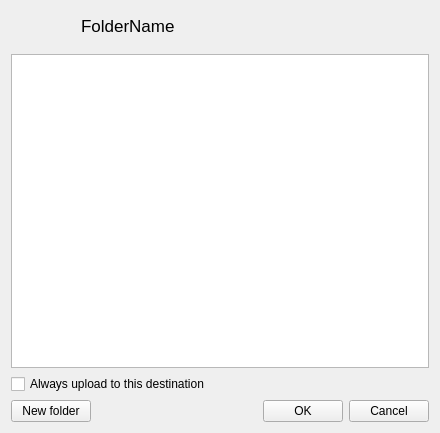
<?xml version="1.0" encoding="UTF-8"?>
<ui version="4.0">
 <class>NodeSelectorTreeViewWidget</class>
 <widget class="QWidget" name="NodeSelectorTreeViewWidget">
  <property name="geometry">
   <rect>
    <x>0</x>
    <y>0</y>
    <width>440</width>
    <height>433</height>
   </rect>
  </property>
  <property name="windowTitle">
   <string>Form</string>
  </property>
  <layout class="QVBoxLayout" name="verticalLayout">
   <item>
    <layout class="QHBoxLayout" name="horizontalLayout_3">
     <property name="spacing">
      <number>0</number>
     </property>
     <property name="topMargin">
      <number>5</number>
     </property>
     <property name="bottomMargin">
      <number>12</number>
     </property>
     <item alignment="Qt::AlignVCenter">
      <widget class="QPushButton" name="bBack">
       <property name="maximumSize">
        <size>
         <width>30</width>
         <height>16777215</height>
        </size>
       </property>
       <property name="styleSheet">
        <string notr="true">QPushButton {
    border: none;
    background-color: transparent;
    padding: 0px;
}
</string>
       </property>
       <property name="text">
        <string/>
       </property>
       <property name="icon">
        <iconset resource="../Resources_macx.qrc">
         <normaloff>:/images/node_selector/arrow-left-ico.png</normaloff>
         <disabledoff>:/images/node_selector/arrow-left-disabled-ico.png</disabledoff>:/images/node_selector/arrow-left-ico.png</iconset>
       </property>
       <property name="iconSize">
        <size>
         <width>16</width>
         <height>16</height>
        </size>
       </property>
      </widget>
     </item>
     <item alignment="Qt::AlignVCenter">
      <widget class="QPushButton" name="bForward">
       <property name="maximumSize">
        <size>
         <width>30</width>
         <height>16777215</height>
        </size>
       </property>
       <property name="styleSheet">
        <string notr="true">QPushButton {
    border: none;
    background-color: transparent;
    padding: 0px;
}</string>
       </property>
       <property name="text">
        <string/>
       </property>
       <property name="icon">
        <iconset resource="../Resources_macx.qrc">
         <normaloff>:/images/node_selector/arrow-right-ico.png</normaloff>
         <disabledoff>:/images/node_selector/arrow-right-disabled-ico.png</disabledoff>:/images/node_selector/arrow-right-ico.png</iconset>
       </property>
       <property name="iconSize">
        <size>
         <width>16</width>
         <height>16</height>
        </size>
       </property>
      </widget>
     </item>
     <item>
      <spacer name="horizontalSpacer_5">
       <property name="orientation">
        <enum>Qt::Horizontal</enum>
       </property>
       <property name="sizeType">
        <enum>QSizePolicy::Fixed</enum>
       </property>
       <property name="sizeHint" stdset="0">
        <size>
         <width>10</width>
         <height>20</height>
        </size>
       </property>
      </spacer>
     </item>
     <item alignment="Qt::AlignHCenter|Qt::AlignVCenter">
      <widget class="QLabel" name="lFolderName">
       <property name="font">
        <font>
         <pointsize>-1</pointsize>
         <bold>false</bold>
         <strikeout>false</strikeout>
         <kerning>false</kerning>
        </font>
       </property>
       <property name="styleSheet">
        <string notr="true">QLabel{
font-size:17px;
}</string>
       </property>
       <property name="text">
        <string notr="true">FolderName</string>
       </property>
      </widget>
     </item>
     <item>
      <spacer name="syncSpacer">
       <property name="orientation">
        <enum>Qt::Horizontal</enum>
       </property>
       <property name="sizeType">
        <enum>QSizePolicy::Fixed</enum>
       </property>
       <property name="sizeHint" stdset="0">
        <size>
         <width>10</width>
         <height>20</height>
        </size>
       </property>
      </spacer>
     </item>
     <item>
      <widget class="QLabel" name="lIcon">
       <property name="minimumSize">
        <size>
         <width>0</width>
         <height>0</height>
        </size>
       </property>
       <property name="maximumSize">
        <size>
         <width>16777215</width>
         <height>16777215</height>
        </size>
       </property>
       <property name="text">
        <string/>
       </property>
       <property name="alignment">
        <set>Qt::AlignCenter</set>
       </property>
       <property name="margin">
        <number>0</number>
       </property>
       <property name="indent">
        <number>-1</number>
       </property>
      </widget>
     </item>
     <item>
      <spacer name="avatarSpacer">
       <property name="orientation">
        <enum>Qt::Horizontal</enum>
       </property>
       <property name="sizeType">
        <enum>QSizePolicy::Fixed</enum>
       </property>
       <property name="sizeHint" stdset="0">
        <size>
         <width>10</width>
         <height>20</height>
        </size>
       </property>
      </spacer>
     </item>
     <item>
      <widget class="QLabel" name="lOwnerIcon">
       <property name="minimumSize">
        <size>
         <width>0</width>
         <height>0</height>
        </size>
       </property>
       <property name="text">
        <string/>
       </property>
       <property name="alignment">
        <set>Qt::AlignCenter</set>
       </property>
       <property name="margin">
        <number>0</number>
       </property>
       <property name="indent">
        <number>-1</number>
       </property>
      </widget>
     </item>
     <item>
      <spacer name="horizontalSpacer_4">
       <property name="orientation">
        <enum>Qt::Horizontal</enum>
       </property>
       <property name="sizeHint" stdset="0">
        <size>
         <width>40</width>
         <height>20</height>
        </size>
       </property>
      </spacer>
     </item>
    </layout>
   </item>
   <item>
    <widget class="MegaItemTreeView" name="tMegaFolders">
     <property name="font">
      <font>
       <pointsize>-1</pointsize>
      </font>
     </property>
     <property name="focusPolicy">
      <enum>Qt::StrongFocus</enum>
     </property>
     <property name="styleSheet">
      <string notr="true">QTreeView {
    show-decoration-selected: 1;
	selection-background-color: #3393df;
	 font-size: 12px;
 	qproperty-indentation: 18; 
	outline:0;
}

QTreeView::item:disabled
{
	background-color:transparent;
}

QTreeView::item:hover {
   background-color:transparent;
}

QTreeView::branch:hover {
background-color:transparent;
}

QTreeView::branch:selected {
background-color: #3393df;
}

QTreeView::item:selected {
    border: transparent;
	 color: white;
    background-color: #3393df;
}

QTreeView::branch:selected:closed:has-children:adjoins-item {
    border-image: none;
	image:url(://images/node_selector/Icon-Small-Arrow-Left-hover.png) ;
}

QTreeView::branch:selected:open:has-children:adjoins-item {
    border-image: none;
    image: url(://images/node_selector/Icon-Small-Arrow-Down-hover.png) ;
}

QTreeView::branch:!selected:closed:has-children:adjoins-item {
    border-image: none;
    image: url(://images/node_selector/Icon-Small-Arrow-Left.png) ;
}

QTreeView::branch:!selected:open:has-children:adjoins-item {
    border-image: none;
    image: url(://images/node_selector/Icon-Small-Arrow-Down.png) ;
}

QHeaderView
{
background: #FFFFFF;
font-size: 12px;
color:#576879;
padding-top: 2px;
}

QHeaderView::section {
background: #FFFFFF;
border-left:1px solid #dadada;			
border-top:0 px;
border-bottom:0px;					 					 				 					 	
border-right:0px;
padding-left:3px;
}


QHeaderView::section::first
{
padding-left: 0px;
border-left:0px;		
}

QHeaderView::down-arrow { 
width: 4px; height:6px;
subcontrol-position: right;
top:-2px;
left:0px;
padding-right:10px;
} 

QHeaderView::up-arrow {
width: 4px; height:6px;
subcontrol-position: right;
top:-2px;
left:0px;
padding-right:10px;
} 




</string>
     </property>
     <property name="frameShape">
      <enum>QFrame::StyledPanel</enum>
     </property>
     <property name="frameShadow">
      <enum>QFrame::Plain</enum>
     </property>
     <property name="alternatingRowColors">
      <bool>false</bool>
     </property>
     <property name="selectionMode">
      <enum>QAbstractItemView::SingleSelection</enum>
     </property>
     <property name="iconSize">
      <size>
       <width>22</width>
       <height>22</height>
      </size>
     </property>
     <property name="autoExpandDelay">
      <number>-1</number>
     </property>
     <property name="indentation">
      <number>18</number>
     </property>
     <property name="animated">
      <bool>true</bool>
     </property>
     <property name="allColumnsShowFocus">
      <bool>false</bool>
     </property>
     <property name="expandsOnDoubleClick">
      <bool>false</bool>
     </property>
     <attribute name="headerMinimumSectionSize">
      <number>35</number>
     </attribute>
     <attribute name="headerDefaultSectionSize">
      <number>35</number>
     </attribute>
    </widget>
   </item>
   <item>
    <widget class="QCheckBox" name="cbAlwaysUploadToLocation">
     <property name="text">
      <string>Always upload to this destination</string>
     </property>
    </widget>
   </item>
   <item>
    <widget class="QWidget" name="bLayout" native="true">
     <property name="maximumSize">
      <size>
       <width>16777215</width>
       <height>26</height>
      </size>
     </property>
     <layout class="QHBoxLayout" name="horizontalLayout">
      <property name="leftMargin">
       <number>0</number>
      </property>
      <property name="topMargin">
       <number>0</number>
      </property>
      <property name="rightMargin">
       <number>0</number>
      </property>
      <property name="bottomMargin">
       <number>0</number>
      </property>
      <item>
       <widget class="QPushButton" name="bNewFolder">
        <property name="text">
         <string>New folder</string>
        </property>
       </widget>
      </item>
      <item>
       <spacer name="horizontalSpacer">
        <property name="orientation">
         <enum>Qt::Horizontal</enum>
        </property>
        <property name="sizeHint" stdset="0">
         <size>
          <width>40</width>
          <height>20</height>
         </size>
        </property>
       </spacer>
      </item>
      <item>
       <widget class="QPushButton" name="bOk">
        <property name="text">
         <string>OK</string>
        </property>
       </widget>
      </item>
      <item>
       <widget class="QPushButton" name="bCancel">
        <property name="text">
         <string>Cancel</string>
        </property>
       </widget>
      </item>
     </layout>
    </widget>
   </item>
  </layout>
 </widget>
 <customwidgets>
  <customwidget>
   <class>MegaItemTreeView</class>
   <extends>QTreeView</extends>
   <header>MegaItemTreeView.h</header>
  </customwidget>
 </customwidgets>
 <resources>
  <include location="../Resources_macx.qrc"/>
 </resources>
 <connections/>
</ui>
